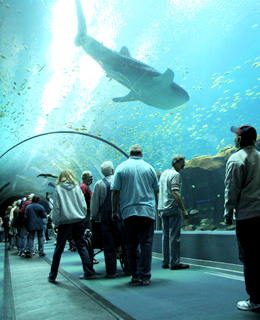
#> input picture assignment-4-samarthamahesh-main/dataset/SUN_data/SUN_data/test/aquarium/sun_auxuxzrqwkdkbbdn.jpg, 260 x 320 px; its folder holds 4 pictures in this run
$ jupyter execute --allow-errors 'Bag of Visual Words.ipynb'
#> lines starting #> are read from the running program, lines starting #| are printed output that depends on the picture
[cell 1]
import cv2
import os
import numpy as np
import matplotlib.pyplot as plt

from sklearn.cluster import MiniBatchKMeans
from sklearn.preprocessing import StandardScaler
from sklearn.svm import SVC
from sklearn.metrics import accuracy_score
from sklearn.model_selection import GridSearchCV
from sklearn.metrics import confusion_matrix

# Scene Recognition using Bag of Visual Words (BOVW)

[cell 2]
# Mapping from class labels to indices
lab2ind = {
    'aquarium': 0,
    'desert': 1,
    'highway': 2,
    'kitchen': 3,
    'laundromat': 4,
    'park': 5,
    'waterfall': 6,
    'windmill': 7
}

# Mapping from indices to class labels
ind2lab = {lab2ind[lab]: lab for lab in lab2ind}

# Parameters
n_clusters = 500
C = 0.01
gamma = 0.001

[cell 3]
# Returns a list of paths of all images
def get_img_paths(path):
    img_paths = []
    for folder in os.listdir(path):
        if os.path.isdir(os.path.join(path, folder)):
            for file in os.listdir(os.path.join(path, folder)):
                if not '.DS_Store' in file:
                    img_paths.append(os.path.join(path, folder, file))

    np.random.shuffle(img_paths)
    return img_paths

[cell 4]
# Returns images, labels and descriptors given the path of the images
def get_img_details(img_paths):
    sift = cv2.SIFT_create()

    img_labels = []
    img_descriptors = []
    imgs = []

    for im_path in img_paths:
        img = cv2.imread(im_path)
#> img is the input picture: shape (320, 260, 3); mean B, G, R 165.8, 161.7, 102.7
        img = cv2.cvtColor(img, cv2.COLOR_BGR2RGB)
        img = cv2.resize(img, (150, 150))
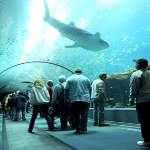
#> img: shape (150, 150, 3); mean R, G, B 102.6, 161.6, 165.7
        imgs.append(img)

        kp, des = sift.detectAndCompute(img, None)
#> kp = 135 keypoints; strongest (x, y, size): (78, 72, 3.5), (68, 123, 2), (57, 121, 4.8), (138, 73, 4.6)
        img_descriptors.append(des)

        for i in lab2ind:
            if i in im_path:
                img_labels.append(lab2ind[i])
                break
#> pass 2 of the loop in get_img_details, `for im_path in img_paths:`:
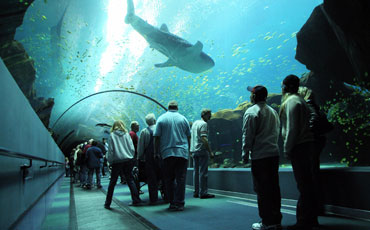
#> input picture assignment-4-samarthamahesh-main/dataset/SUN_data/SUN_data/test/aquarium/sun_avdirymfvklsislz.jpg, 370 x 230 px
#> in get_img_details, img is the input picture: shape (230, 370, 3); mean B, G, R 112.8, 108.2, 61.4
#> in get_img_details, `img = cv2.resize(img, (150, 150))`:
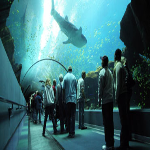
#> img: shape (150, 150, 3); mean R, G, B 61.3, 108.1, 112.7
#> kp = 157 keypoints; strongest (x, y, size): (104, 147, 2.1), (70, 70, 2.8), (58, 122, 2.2), (122, 58, 2)
#> pass 3 of the loop in get_img_details, `for im_path in img_paths:`:
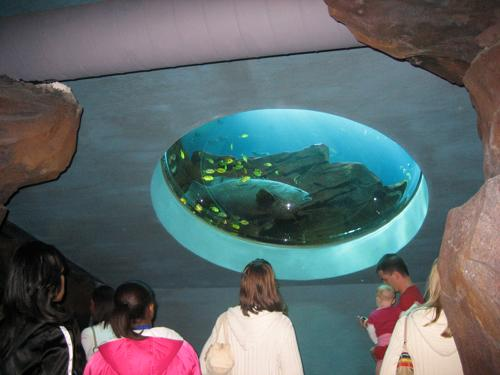
#> input picture assignment-4-samarthamahesh-main/dataset/SUN_data/SUN_data/test/aquarium/sun_auxtusgjytgqmpis.jpg, 500 x 375 px
#> in get_img_details, img is the input picture: shape (375, 500, 3); mean B, G, R 106.1, 104, 93.9
#> in get_img_details, `img = cv2.resize(img, (150, 150))`:
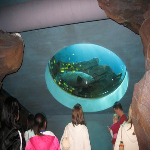
#> img: shape (150, 150, 3); mean R, G, B 93.8, 103.9, 106
#> kp = 105 keypoints; strongest (x, y, size): (47, 133, 3.9), (30, 134, 5.7), (23, 139, 2.2), (126, 134, 12.7)
#> the loop made 4 passes; the first 3 are shown

    return imgs, img_labels, img_descriptors

# Returns the kmeans classifier and the image features
# [15 lines left out: function vocabulary, not called in this run]
